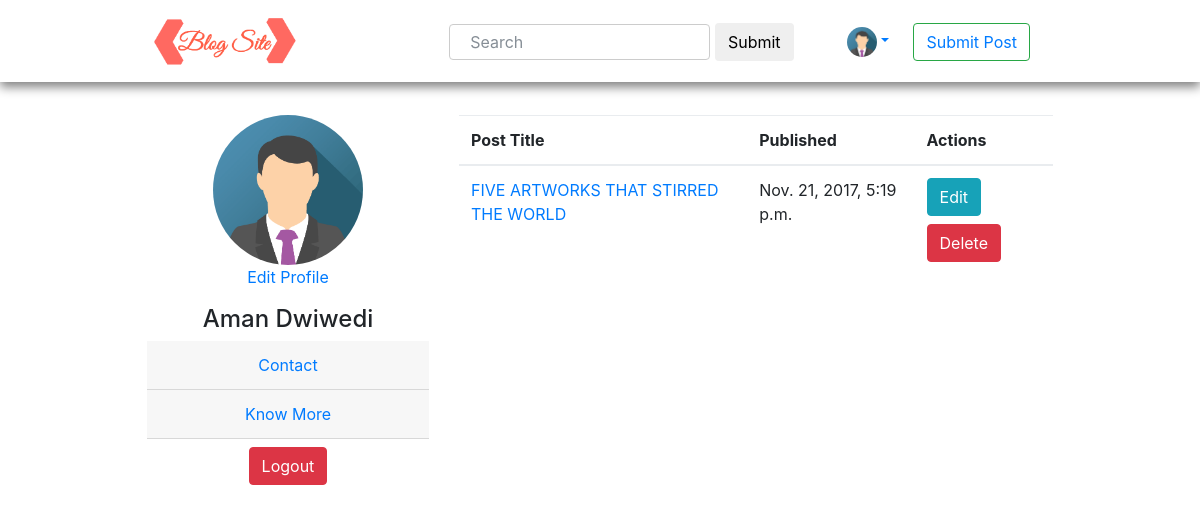
Screenshot of /dashboard/ (signed in) with the database file from the repository.
### posts/models.py (models this page shows, shortened)
class UserProfile(models.Model):
    user = models.OneToOneField(User)
    mobile = models.CharField(max_length=12)
    image=models.ImageField(upload_to="images",default="images/img_avatar.png",blank=True)
    bio=models.TextField()

class post(models.Model):
    title=models.CharField(max_length=150)
    description=HTMLField()
    featured_image=models.FileField(upload_to="images",blank=True)
    published=models.DateTimeField(auto_now=False,auto_now_add=True)
    author = models.ForeignKey(User)

### posts/views.py (the view)
# urls.py: url(r'^dashboard/', views.dashboard),
@login_required(login_url='/login')
def dashboard(request):
    queryset=post.objects.filter(author_id=request.user.id)
    if request.user.is_authenticated():
        context={"posts":queryset,"menu":1}
    else:
        context={"posts":queryset}
    return render(request,"dashboard.html",context)

### posts/templates/dashboard.html (shortened to what this page needs)
{% extends "index.html" %}
  {%block content%}
    <div class="container-fluid">
		<div class="row">
			<div class="col-4 col-md-4 p_con">
				 <a href="/user/{{request.user.id}}"> <img class="profile_image"src=" {{request.user.profile.image.url}}" alt="Avatar" style="width:150px"><a>
				<div class="profile_card">
					<div class="profile_container">
					<a href="/user/edit"><p>Edit Profile</p></a>
						<h4>{{request.user.first_name}} {{request.user.last_name}}</h4>
						<div class="card-header">
							<a class="card-link" data-toggle="collapse" data-parent="#accordion" href="#collapseOne">
							  Contact
							</a>
						  </div>
						<div class="card-header">
							<a class="card-link" data-toggle="collapse" data-parent="#accordion" href="#collapseTwo">
							  Know More
							</a>
						  </div>
						<button type="button" class="btn btn-danger" data-toggle="modal" data-target="#myModal">
							Logout
						  </button>
				    </div>
				</div>
			</div>
			<div class="col-8 col-md-8">
			<div class="">
			{%if posts%}
				<table class="table">
					<thead>
					  <tr>
						<th>Post Title</th><th>Published</th><th>Actions</th>
					  </tr>
					</thead>
					<tbody>
					{%for post in posts%}
					  <tr>
						<td><a href="/post/{{post.id}}">{{post.title}}</a></td>
						<td>{{post.published}}</td>
						<td>
						<a href="/post/{{post.id}}/edit" class="btn btn-info">Edit</a>
						<button type="button" class="btn btn-danger" data-toggle="modal" data-target="#myModal2">
							Delete
						  </button>
						  </td>
					  </tr>
					  {%endfor%}
					  {%else%}
					  <div class="alert alert-primary fade show" role="alert">
					  <p>You have not submitted any post yet ! Please submit your first post<a href="/submit-post"> Here.</a></p>
						</div>
					  {%endif%}
					</tbody>
				</table>
			</div>
			</div>
		</div>
	</div>
{%endblock content%}

### posts/templates/index.html (shortened to what this page needs)
<!DOCTYPE html>
<html lang="en-US" prefix="og: http://ogp.me/ns#">
<head>{% load static %}
<link rel="stylesheet" href="{% static "bootstrap.min.css" %}">
<link rel="stylesheet" href="https://cdnjs.cloudflare.com/ajax/libs/font-awesome/4.7.0/css/font-awesome.min.css">
</head>
<body>
{%block header_menu%}
	<div class="main_header">
		<a href="/" ><img class="logo_image" src="{% static "images/logo.png" %}"></a>
		<ul class="nav navbar-nav navbar-right">
			<li><form method="GET" action="" class="Search_form" >
				<input type="text" class="form-control search_input" name="q" placeholder="Search">
				<input class="btn btn-default" type="submit">
			</form></li>
		{%if request.user.id == None %}
			<li><a href="/user_registration"><img src="{% static "images/signup.png" %}" width="20px"> SignUp</a></li>
			<li><a href="/login"><img src="{% static "images/login.png" %}" width="20px"> Login</a></li>
		 {%else%}
			<li class="nav-item dropdown"><a class="nav-link dropdown-toggle" data-toggle="dropdown" href="#">
			<img src="{{request.user.profile.image.url}}" width="30px" style="border-radius:15px"></a>
			</li>
			<li class="btn btn-outline-success"><a href="/submit-post"> Submit Post</a></li>
	  {%endif%}
    </ul></div>
	{%endblock header_menu%}
		{%block content%}{%endblock content%}
</body>
</html>

### posts/templates/index.html (style rules this page uses)
input[type=text], input[type=password] { width: 100%; padding: 12px 20px; margin: 8px 0; display: inline-block; border: 1px solid #ccc; box-sizing: border-box; }
button { background-color: #4CAF50; color: white; padding: 14px 20px; margin: 8px 0; border: none; }
.main_header { position: fixed; background: white; top: 0; z-index: 1; width: 100%; }
.row { margin-left: 10%; margin-right: 10%; margin-top: 110px; }
.container-fluid { margin-top:115px; }
input.form-control.search_input { width: 70%; padding: 5px 20px; margin: 0px; vertical-align: middle; }
ul.nav.navbar-nav.navbar-right { display: inline-block; float: right; margin-top: 4px; }

### rows the page displays
post: title "FIVE ARTWORKS THAT STIRRED THE WORLD", published "Nov. 21, 2017, 5:19 p.m."

### other values shown
{{ request.user.first_name }} "Aman"
{{ request.user.last_name }} "Dwiwedi"
